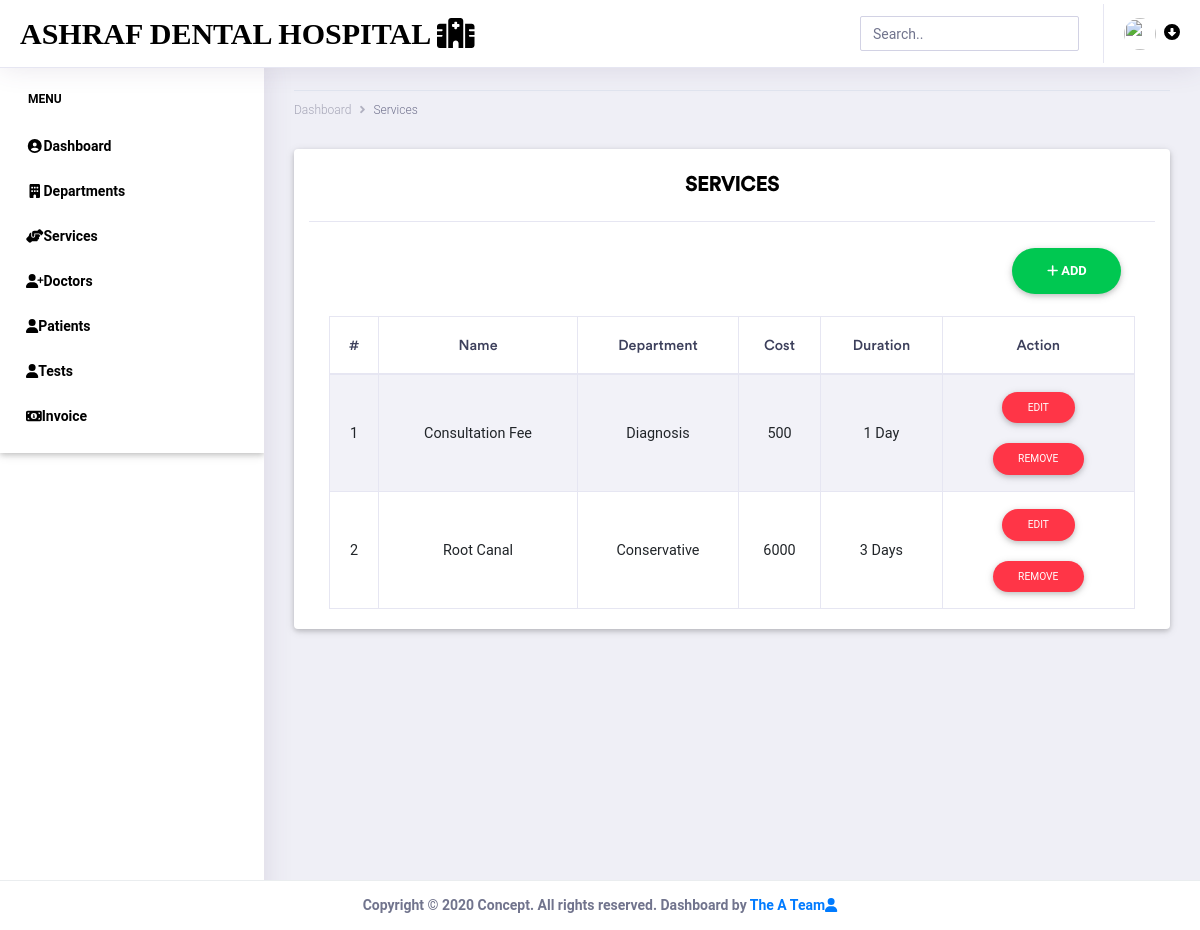
/services/ (signed in), run on the app's committed database.
### services_app/models.py (models this page shows, shortened)
class Service(models.Model):
    department = models.ForeignKey(Department, related_name='services', on_delete=models.CASCADE)
    name = models.CharField(max_length=128)
    cost = models.IntegerField(default=0)
    duration = models.CharField(max_length=20)

### department_app/models.py (models this page shows)
class Department(models.Model):
    name = models.CharField(max_length=128)
    def __str__(self):
        return self.name

### services_app/views.py (the view)
# urls.py: path('services/', include('services_app.urls')),
@login_required(login_url="/")
def services(request):
    s = Service.objects.all()
    context = {'service': s}
    return render(request, 'services.html', context)

### templates/services.html (shortened to what this page needs)
<!doctype html>
<html lang="en">
<head>
    <link rel="stylesheet" href="/static/assets/vendor/bootstrap/css/bootstrap.min.css">
    <link href="/static/assets/vendor/fonts/circular-std/style.css" rel="stylesheet">
    <link rel="stylesheet" href="/static/assets/libs/css/style.css">
    <link rel="stylesheet" href="/static/assets/vendor/fonts/fontawesome/css/fontawesome-all.css">
    <link rel="stylesheet" href="/static/assets/vendor/charts/chartist-bundle/chartist.css">
    <link rel="stylesheet" href="/static/assets/vendor/charts/morris-bundle/morris.css">
    <link rel="stylesheet" href="/static/assets/vendor/fonts/material-design-iconic-font/css/materialdesignicons.min.css">
    <link rel="stylesheet" href="/static/assets/vendor/charts/c3charts/c3.css">
    <link rel="stylesheet" href="/static/assets/vendor/fonts/flag-icon-css/flag-icon.min.css">
    <link rel="stylesheet" href="/static/assets/libs/css/mdb.min.css" >
    <link rel="stylesheet" href="/static/assets/libs/css/animate-3.7.0.css">
    <link rel="stylesheet" href="/static/assets/libs/css/owl-carousel.min.css">
    <link rel="stylesheet" href="/static/assets/libs/css/mdb.min.css">
    <link rel="stylesheet" href="/static/assets/libs/css/all.css">
</head>
<body>
    <div class="dashboard-main-wrapper">
        <div class="dashboard-header">
            <nav class="navbar navbar-expand-lg bg-white fixed-top">
                <a class="navbar-brand" href="{% url 'home' %}"><font class="font-weight-bold" color="black" style="font-family: 'Poor Richard',serif">Ashraf Dental Hospital <i class="fa fa-hospital-alt"></i></font></a>
                <div class="collapse navbar-collapse " id="navbarSupportedContent">
                    <ul class="navbar-nav ml-auto navbar-right-top">
                        <li class="nav-item">
                            <div id="custom-search" class="top-search-bar">
                                <input class="form-control" type="text" placeholder="Search..">
                            </div>
                        </li>
                        <form action="{% url 'logout'%}" method="post">
                        <li class="nav-item dropdown nav-user">
                            <a class="nav-link nav-user-img" href="#" id="navbarDropdownMenuLink2" data-toggle="dropdown" aria-haspopup="true" aria-expanded="false"><img src="/static/assets/images/admin.jpg" alt="" class="user-avatar-md rounded-circle"><i class="fas fa-arrow-alt-circle-down ml-2" style="color: black"></i></a>
                        </form>
                    </ul>
                </div>
            </nav>
        </div>
        <div class="nav-left-sidebar">
            <div class="menu-list">
                <nav class="navbar navbar-expand-lg navbar-light font-weight-bold">
                    <div class="collapse navbar-collapse" id="navbarNav">
                        <ul class="navbar-nav flex-column">
                           <li class="nav-divider">
                                <font class="font-weight-bold" color="black">Menu</font>
                            </li>
                            <li class="nav-item">
                                <a class="nav-link" href="{% url 'home' %}"><i class="fa fa-fw fa-user-circle"></i>Dashboard</a>
                            </li>
                            <li class="nav-item">
                                <a class="nav-link" href="{% url 'departments' %}" ><i class="fa fa-fw fa-building"></i>Departments</a>
                            </li>
                            <li class="nav-item">
                                <a class="nav-link" href="{% url 'services' %}"><i class="fas fa-fw fa-hands-helping"></i>Services</a>
                            </li>
                            <li class="nav-item ">
                                <a class="nav-link" href="{% url 'doctors' %}"><i class="fas fa-user-plus"></i>Doctors</a>
                            </li>
                            <li class="nav-item">
                                <a class="nav-link" href="{% url 'patients' %}" ><i class="fas fa-user"></i>Patients</a>
                            </li>
                            <li class="nav-item">
                                <a class="nav-link" href="{% url 'tests' %}" ><i class="fas fa-user"></i>Tests</a>
                            </li>
                            <li class="nav-item">
                                <a class="nav-link" href="{% url 'invoice' %}" ><i class="fas fa-money-bill-alt"></i>Invoice</a>
                            </li>
                        </ul>
                    </div>
                </nav>
            </div>
        </div>
        <div class="dashboard-wrapper">
            <div class="dashboard-ecommerce">
                <div class="container-fluid dashboard-content ">
                    <div class="row">
                        <div class="col-xl-12 col-lg-12 col-md-12 col-sm-12 col-12">
                            <div class="page-header">
                                <div class="page-breadcrumb">
                                    <nav aria-label="breadcrumb">
                                        <ol class="breadcrumb">
                                            <li class="breadcrumb-item"><a href="{% url 'home' %}" class="breadcrumb-link">Dashboard</a></li>
                                            <li class="breadcrumb-item active" aria-current="page">Services</li>
                                        </ol>
                                    </nav>
                                </div>
                            </div>
                        </div>
                    </div>
            <section class="contact-section area-padding">
                <div class="container card">
                  <h3 class="card-header text-center font-weight-bold text-uppercase py-4"><font color="black">Services</font></h3>
                  <div class="card-body">
                    <div id="table" class="table-editable">
                      <span class="table-add float-right mb-3 mr-2"><a href="" class="btn btn-success btn-rounded font-weight-bold" data-toggle="modal" data-target="#orangeModalSubscription"><i class="fas fa-plus"></i> ADD</a>
                      </span>
                      <table class="table table-bordered table-responsive-md table-striped text-center">
                        <thead>
                          <tr>
                            <th class="text-center" color="black">#</th>
                            <th class="text-center" color="black">Name</th>
                            <th class="text-center" color="black">Department</th>
                              <th class="text-center" color="black">Cost</th>
                              <th class="text-center" color="black">Duration</th>
                            <th class="text-center" color="black">Action</th>
                          </tr>
                        </thead>
                        <tbody>
                          {% for val in service%}
                             <tr>
                                <td class="pt-3-half"  color="black">{{ val.pk }}</td>
                                <td class="pt-3-half"  color="black">{{ val.name }}</td>
                                 <td class="pt-3-half"  color="black">{{ val.department }}</td>
                                 <td class="pt-3-half"  color="black">{{ val.cost }}</td>
                                 <td class="pt-3-half"  color="black">{{ val.duration }}</td>
                                <td>
                                    <span class="table-edit">
                                <button type="button" class="btn btn-danger btn-rounded btn-sm my-0">Edit</button>
                              </span><p></p>
                                  <span class="table-remove">
                                    <button type="button" class="btn btn-danger btn-rounded btn-sm my-0">Remove</button>
                                  </span>
                                </td>
                              </tr>
                           {% endfor %}
                        </tbody>
                      </table>
                    </div>
                  </div>
                </div>
            </section>
           <section class="contact-section area-padding">
             <div class="footer fixed-bottom">
                <div class="container-fluid d-flex justify-content-center">
                    <div class="row">
                        <div class="font-weight-bold text-center">
                            Copyright © 2020 Concept. All rights reserved. Dashboard by <a href=""> The A Team<i class="fas fa-user"></i></a>
                        </div>
                    </div>
                </div>
            </div>
           </section>
        </div>
    </div>
        </div>
    </div>
</body>
</html>

### data on the page
Service: pk "1", name "Consultation Fee", department "Diagnosis", cost "500", duration "1 Day"
Service: pk "2", name "Root Canal", department "Conservative", cost "6000", duration "3 Days"
